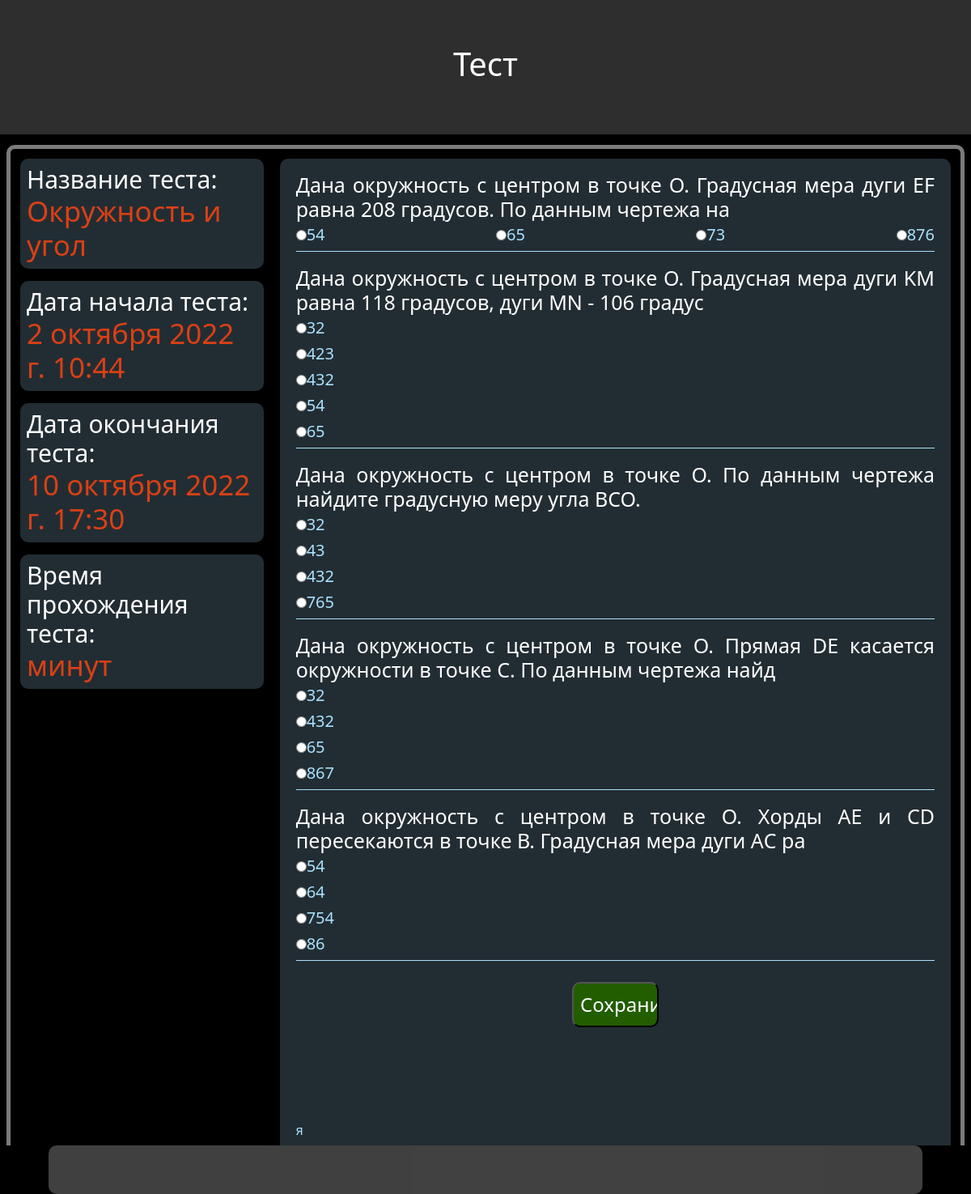
/test/6, run on an earlier commit of the app's database.
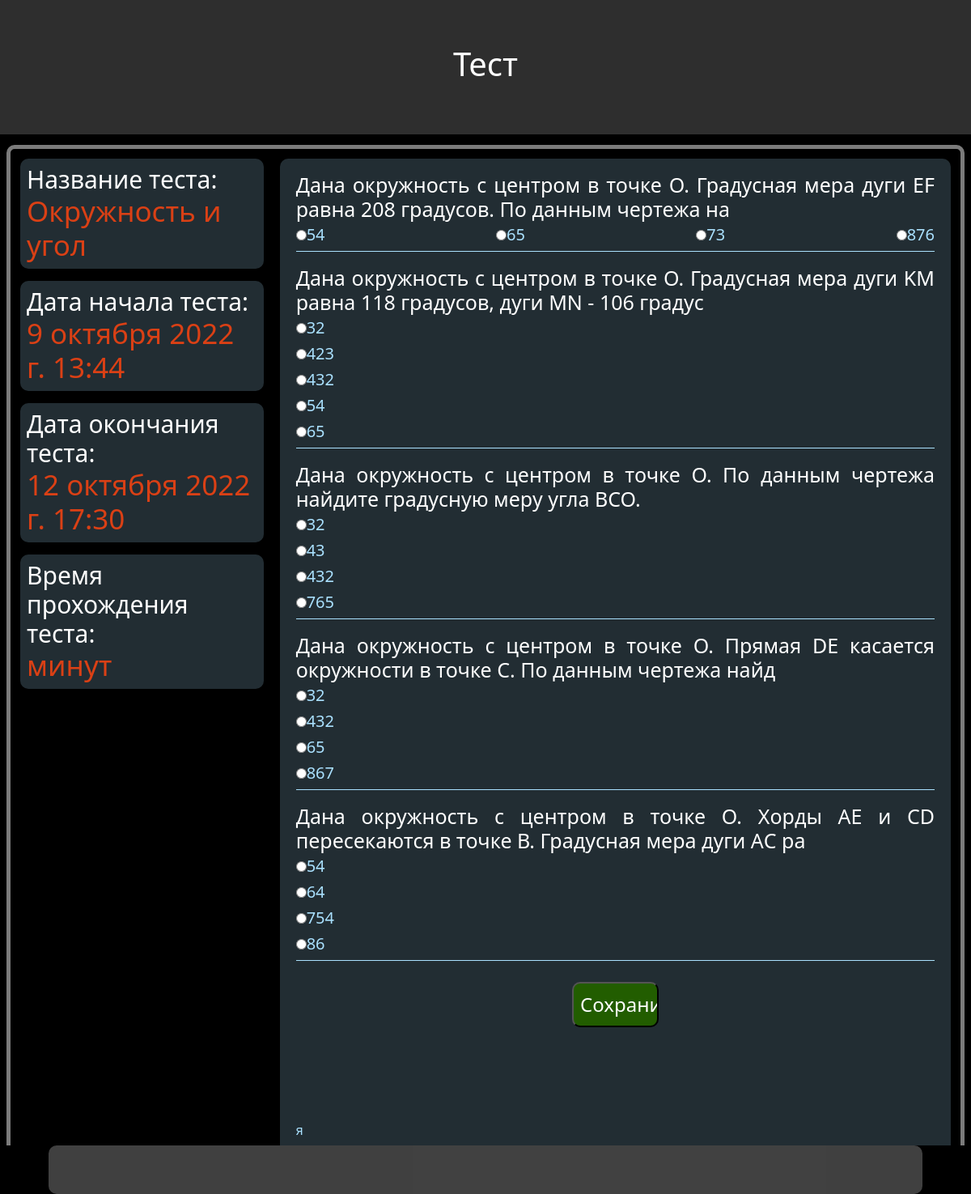
And on a later commit of the database.
### lecture/models.py (models this page shows)
class Test(models.Model):
    class Meta:
        verbose_name = 'Тест'
        verbose_name_plural = 'Тесты'
        ordering = ['name_test']
    name_test = models.CharField('Наименование теста', max_length=255)
    start_date = models.DateTimeField('Дата открытие теста')
    end_date = models.DateTimeField('Дата закрытие теста')
    distance = models.IntegerField('Время прохождения теста(мин)')
    is_active = models.BooleanField('Опубликован', null=True)
    answer = models.ManyToManyField(Answer, verbose_name='Вопросы')
    attempts = models.IntegerField(verbose_name='Попытки', max_length=10)
    count_answer = models.IntegerField(verbose_name='Количество вопросов')
    def __str__(self):
        return self.name_test

### lecture/views.py (the view)
# urls.py: path('test/<int:sub_id>', show_test, name='test'),
def show_test(req, sub_id):
    global id_test
    global start_time_test
    time_minute_test = 0
    now_time = str(datetime.datetime.now())
    id_test = sub_id
    test = Test.objects.filter(id=sub_id).order_by('start_date')
    time_minute_test = test[0].distance
    now_time_int = int(now_time[14] + now_time[15])
    test_dict = {}
    answer_list = []
    for el_answer in enumerate(test[0].answer.all()):
        answer_list.append(el_answer)
    random_answer_list = random.sample(answer_list, test[0].count_answer)
    for el_answer in random_answer_list:
        ask_list = []
        for el_ask in el_answer[1].ask.all():
            ask_list.append(el_ask)
        ask_list = random.sample(ask_list, el_answer[1].count_ask)
        test_dict[el_answer] = ask_list
    print(test_dict)
    data = {
        'test': Test.objects.filter(id=sub_id).order_by('start_date'),
        'title_page': 'Тест',
        'title': 'Тест'
    }
    return render(req, 'lecture/test.html', data)

### lecture/models.py (called while the page is built)
    def __str__(self):
        return self.name

    def __str__(self):
        return self.name

### lecture/templates/lecture/test.html (shortened to what this page needs)
{% extends 'lecture/index.html' %}
{% block header%}{{ title }}{% endblock %}
{% block content %}
{% for el in test %}
<div class="test_flex">
<div class="test_manage">
    <h2>Название теста: <br> <span class="red_exception">{{ el.name_test }} </span></h2>
    <h2>Дата начала теста: <br> <span class="red_exception">{{ el.start_date }}</span></h2>
    <h2>Дата окончания теста:<br> <span class="red_exception">{{ el.end_date }}</span></h2>
    <h2>Время прохождения теста:<br> <span class="red_exception">{{ distance }} минут </span></h2>
</div>
<div class="answer_manage">
    {% for answer in el.answer.all %}
    <h2>{{ answer }}</h2>
    <form action="/result" method="post" name="user_ask">
            {% for ask in answer.ask.all %}
            <h5><input type="radio" class="radio_btn" value="{{ answer }}||{{ ask }}">{{ ask }}</h5>
            {% endfor %}
            <div class="brdr_btm">
            {% endfor %}
        </div>
    </div>
    </div>
        <p class="success_save"><input type="submit" value="Сохранить" name="ask"></p>
    </form>
{% endfor %}я
{% endblock %}

What changed in the data, as far as the page shows it:
changed Test "Окружность и угол": start_date "2 октября 2022 г. 10:44" → "9 октября 2022 г. 13:44"; end_date "10 октября 2022 г. 17:30" → "12 октября 2022 г. 17:30"
